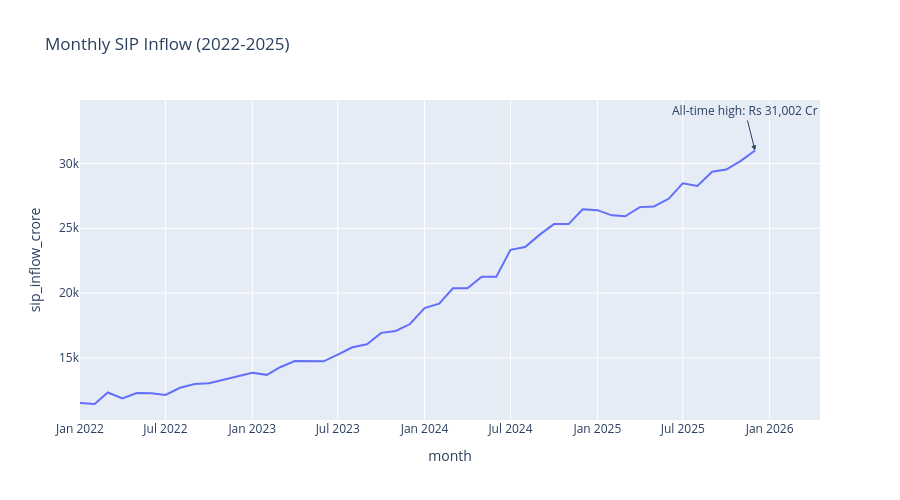

The notebook cell this image was saved under:
### Markdown cell above
## 3. SIP Inflow Time Series
Monthly SIP trend Jan 2022 - Dec 2025, with the all-time high annotated.

### Code cell
sip["month"] = pd.to_datetime(sip["month"])
sip_sorted = sip.sort_values("month")

fig = px.line(sip_sorted, x="month", y="sip_inflow_crore", title="Monthly SIP Inflow (2022-2025)")

peak_row = sip_sorted.loc[sip_sorted["sip_inflow_crore"].idxmax()]
fig.add_annotation(x=peak_row["month"], y=peak_row["sip_inflow_crore"],
                    text=f"All-time high: Rs {peak_row['sip_inflow_crore']:,} Cr",
                    showarrow=True, arrowhead=2, ay=-40)

fig.update_layout(height=500)
save_plotly(fig, "reports/charts/03_sip_inflow.png")
fig.show()

### Figure 1 — Plotly figure (JSON) as saved in the notebook; plotly's stock layout.template omitted (floating-point values rounded to 4 significant figures)
{"data": [{"hovertemplate": "month=%{x}<br>sip_inflow_crore=%{y}<extra></extra>", "legendgroup": "", "line": {"color": "#636efa", "dash": "solid"}, "marker": {"symbol": "circle"}, "mode": "lines", "name": "", "orientation": "v", "showlegend": false, "type": "scatter", "x": ["2022-01-01T00:00:00.000000", "2022-02-01T00:00:00.000000", "2022-03-01T00:00:00.000000", "2022-04-01T00:00:00.000000", "2022-05-01T00:00:00.000000", "2022-06-01T00:00:00.000000", "2022-07-01T00:00:00.000000", "2022-08-01T00:00:00.000000", "2022-09-01T00:00:00.000000", "2022-10-01T00:00:00.000000", "2022-11-01T00:00:00.000000", "2022-12-01T00:00:00.000000", "2023-01-01T00:00:00.000000", "2023-02-01T00:00:00.000000", "2023-03-01T00:00:00.000000", "2023-04-01T00:00:00.000000", "2023-05-01T00:00:00.000000", "2023-06-01T00:00:00.000000", "2023-07-01T00:00:00.000000", "2023-08-01T00:00:00.000000", "2023-09-01T00:00:00.000000", "2023-10-01T00:00:00.000000", "2023-11-01T00:00:00.000000", "2023-12-01T00:00:00.000000", "2024-01-01T00:00:00.000000", "2024-02-01T00:00:00.000000", "2024-03-01T00:00:00.000000", "2024-04-01T00:00:00.000000", "2024-05-01T00:00:00.000000", "2024-06-01T00:00:00.000000", "2024-07-01T00:00:00.000000", "2024-08-01T00:00:00.000000", "2024-09-01T00:00:00.000000", "2024-10-01T00:00:00.000000", "2024-11-01T00:00:00.000000", "2024-12-01T00:00:00.000000", "2025-01-01T00:00:00.000000", "2025-02-01T00:00:00.000000", "2025-03-01T00:00:00.000000", "2025-04-01T00:00:00.000000", "2025-05-01T00:00:00.000000", "2025-06-01T00:00:00.000000", "2025-07-01T00:00:00.000000", "2025-08-01T00:00:00.000000", "2025-09-01T00:00:00.000000", "2025-10-01T00:00:00.000000", "2025-11-01T00:00:00.000000", "2025-12-01T00:00:00.000000"], "xaxis": "x", "y": [11517, 11438, 12328, 11863, 12286, 12276, 12140, 12694, 12976, 13040, 13306, 13573, 13856, 13687, 14276, 14749, 14749, 14734, 15245, 15814, 16042, 16928, 17073, 17610, 18838, 19187, 20371, 20371, 21262, 21262, 23332, 23547, 24509, 25323, 25320, 26459, 26400, 25999, 25926, 26632, 26688, 27274, 28464, 28265, 29361, 29529, 30200, 31002], "yaxis": "y"}], "layout": {"annotations": [{"arrowhead": 2, "ay": -40, "showarrow": true, "text": "All-time high: Rs 31,002 Cr", "x": "2025-12-01T00:00:00", "y": 31002}], "height": 500, "legend": {"tracegroupgap": 0}, "title": {"text": "Monthly SIP Inflow (2022-2025)"}, "xaxis": {"anchor": "y", "domain": [0, 1], "title": {"text": "month"}}, "yaxis": {"anchor": "x", "domain": [0, 1], "title": {"text": "sip_inflow_crore"}}}}
